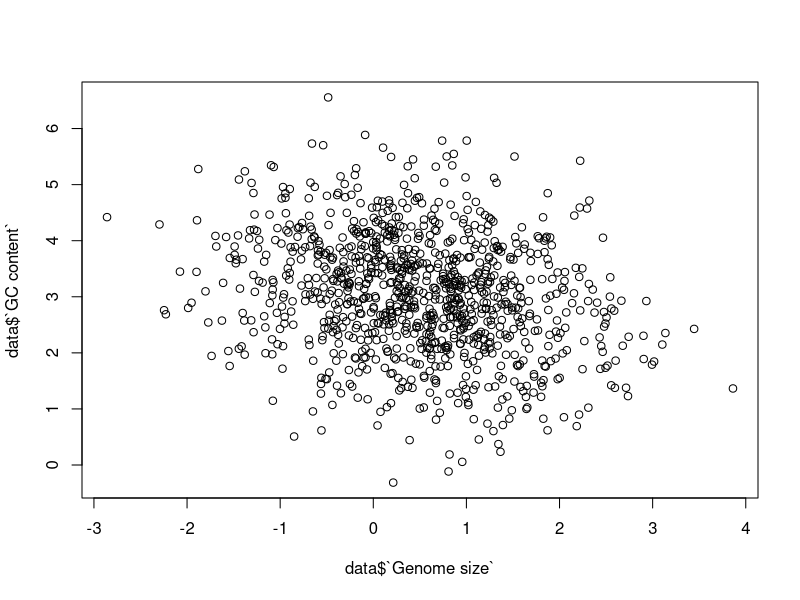
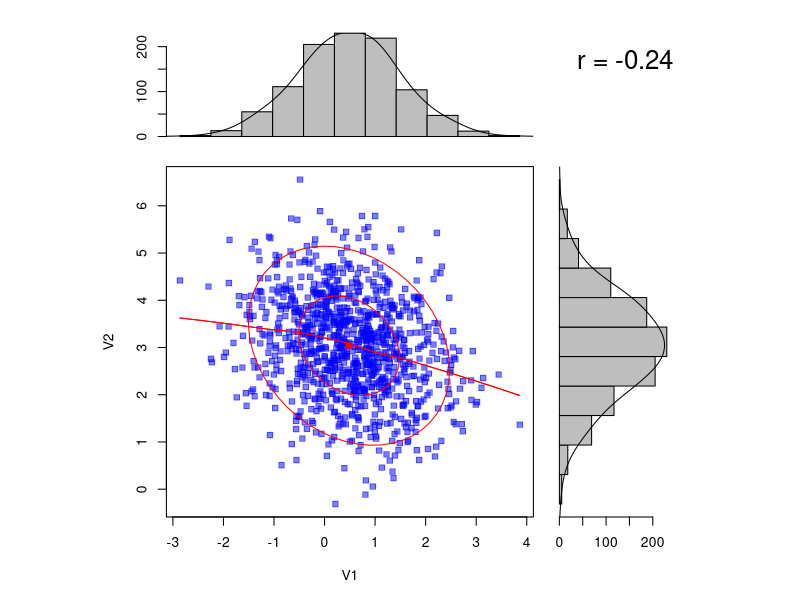
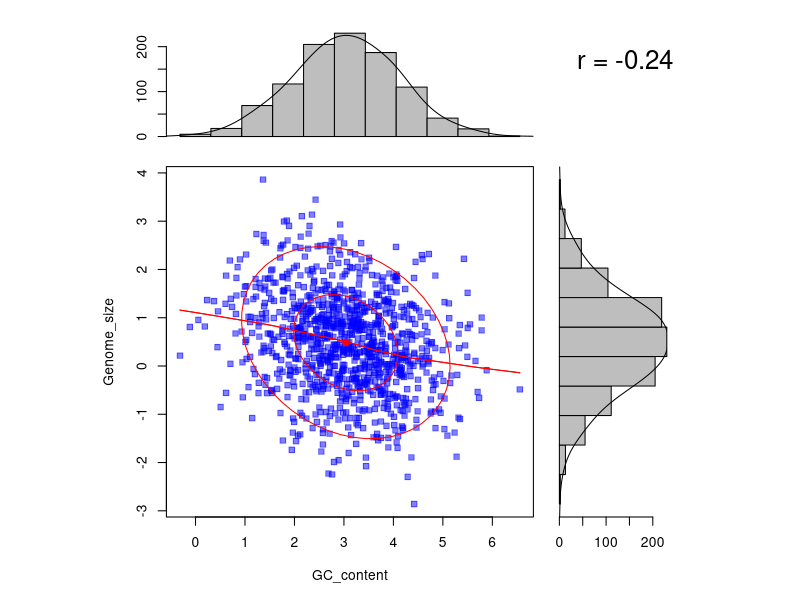
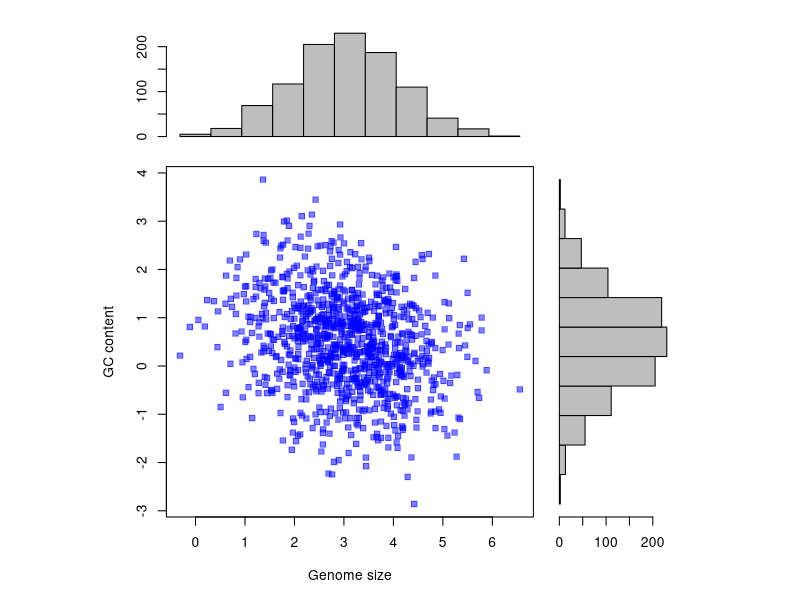
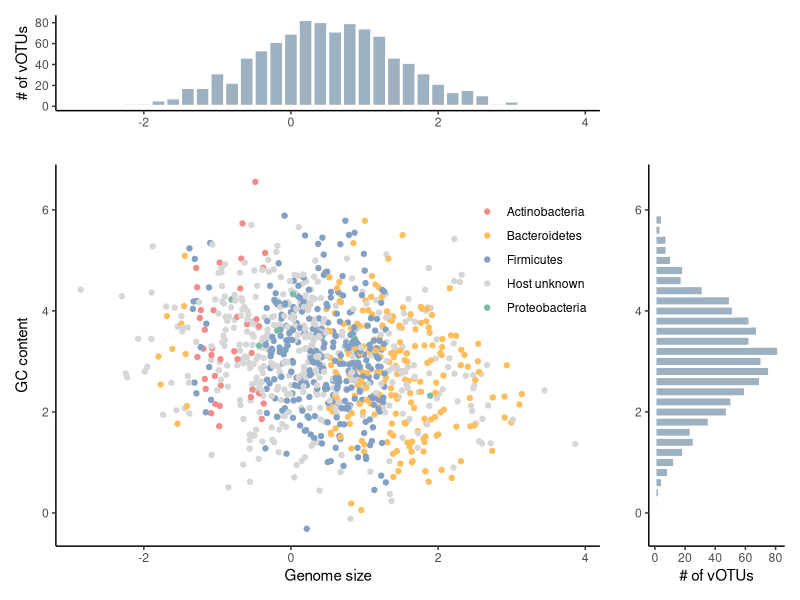

The R source for these figures, in order:
# 固定模拟示例的随机种子，便于重复生成预览。
set.seed(20260911)
# =============================================================================
# 分组散点直方图注释
# organized：线性脚本 + 中文分节；路径相对本条目目录
# =============================================================================
# =============================================================================

script_dir <- tryCatch(
  dirname(normalizePath(sys.frame(1)$ofile)),
  error = function(e) {
    args <- commandArgs(trailingOnly = FALSE)
    file_arg <- grep("^--file=", args, value = TRUE)
    if (length(file_arg)) dirname(normalizePath(sub("^--file=", "", file_arg))) else normalizePath(getwd())
  }
)
root <- if (basename(script_dir) == "code") dirname(script_dir) else script_dir
out_dir <- file.path(root, "output", "figures")
dir.create(out_dir, recursive = TRUE, showWarnings = FALSE)

suppressPackageStartupMessages({
  library(ggplot2)
  library(dplyr)
  library(tidyr)
  library(readr)
  library(tibble)
  library(stringr)
  library(forcats)
})

# 创建示例数据(具体到你们自己的数据就是两种组学差异分析的FC值)
library(MASS)

covariance <- matrix(c(1,-0.2,-0.2,1), nrow=2, byrow=TRUE)
data <- mvrnorm(n=1000, mu=c(0.5, 3), covariance)
data <- as.data.frame(data)
colnames(data) <- c("Genome size", "GC content")

# 查看数据情况：
plot(data$`Genome size`, data$`GC content`)

# 添加分组信息：
data$group <- "Host unknown"
data$group[order(data$`Genome size`)[c(sample(10:30, 10),
                                       sample(500:1000, 300))]] <- "Bacteroidetes"
data$group[order(data$`Genome size`)[c(sample(30:60, 20),
                                       sample(200:800, 300))]] <- "Firmicutes"
data$group[order(data$`Genome size`)[c(sample(40:80, 20),
                                       sample(100:200, 20))]] <- "Actinobacteria"
data$group[order(data$`Genome size`)[sample(1:1000, 10)]] <- "Proteobacteria"

head(data)
# Genome size GC content          group
# 1   0.9136138   3.351591     Firmicutes
# 2   0.9569283   4.865890     Firmicutes
# 3   1.3357191   3.311626  Bacteroidetes
# 4  -1.3002559   4.492414 Actinobacteria
# 5  -0.2020433   2.203683   Host unknown
# 6  -0.5626978   2.839346   Host unknown

# 绘图：
# 方法一：使用psych包绘制
library(psych)
with(data, scatter.hist(`Genome size`, `GC content`))

data_tmp <- data

colnames(data_tmp) <- c("Genome_size", "GC_content", "group")
scatter.hist(Genome_size ~ GC_content, data = data_tmp)

scatter.hist(Genome_size ~ GC_content, #增加分组变量
             data=data_tmp,
             xlab="Genome size", #行坐标名
             ylab="GC content", #纵坐标名
             density = F,
             ab=F, #增加拟合直线
             correl=F,  #删除右上角的相关系数
             smooth=F,  #删除平滑曲线
             grid=F,   #删除网格线
             ellipse=F   #删除椭圆
)

# 方法二：使用ggplot2绘制：
library(ggplot2)

p1 <- ggplot(data)+
  geom_point(aes(`Genome size`, `GC content`, color = group))+
  scale_color_manual(values = c("Bacteroidetes" = "#ffbe5d",
                                "Firmicutes" = "#82a0c3",
                                "Actinobacteria" = "#f28c88",
                                "Proteobacteria" = "#77bda1",
                                "Host unknown" = "#d6d6d6"))+
  theme_classic()+
  theme(legend.position = c(0.99,0.99),
        legend.justification = c(1,1))+
  guides(colour = guide_legend(""))


# 上方直方图：
p2 <- ggplot(data)+
  geom_histogram(aes(`Genome size`), 
                 binwidth = 0.2, 
                 fill = "#9db1c1",
                 color = "#ffffff",
                 size = 1)+
  theme_classic()+
  xlab("")+
  ylab("# of vOTUs")


# 右侧直方图：
p3 <- ggplot(data)+
  geom_histogram(aes(`GC content`), 
                 binwidth = 0.2, 
                 fill = "#9db1c1",
                 color = "#ffffff",
                 size = 1)+
  theme_classic()+
  xlab("")+
  ylab("# of vOTUs")+
  coord_flip()


# 拼图：
library(cowplot)

# 共用坐标范围和面板列/行，使边缘分布与散点坐标对应。
library(patchwork)
xr <- range(data$`Genome size`)
yr <- range(data$`GC content`)
p1 <- p1 + coord_cartesian(xlim = xr, ylim = yr)
p2 <- p2 + coord_cartesian(xlim = xr)
p3 <- p3 + coord_flip(xlim = yr)
p <- wrap_plots(p2, plot_spacer(), p1, p3, ncol = 2, widths = c(4, 1), heights = c(1, 4))
ggsave(file.path(out_dir, "plot.pdf"), plot = p, height = 5, width = 8)

# 显式生成发布预览，不依赖外部图片转换。
ggplot2::ggsave(file.path(root, "preview.png"), plot = p, device = ragg::agg_png, width = 8, height = 5, units = "in", dpi = 300, bg = "white")
